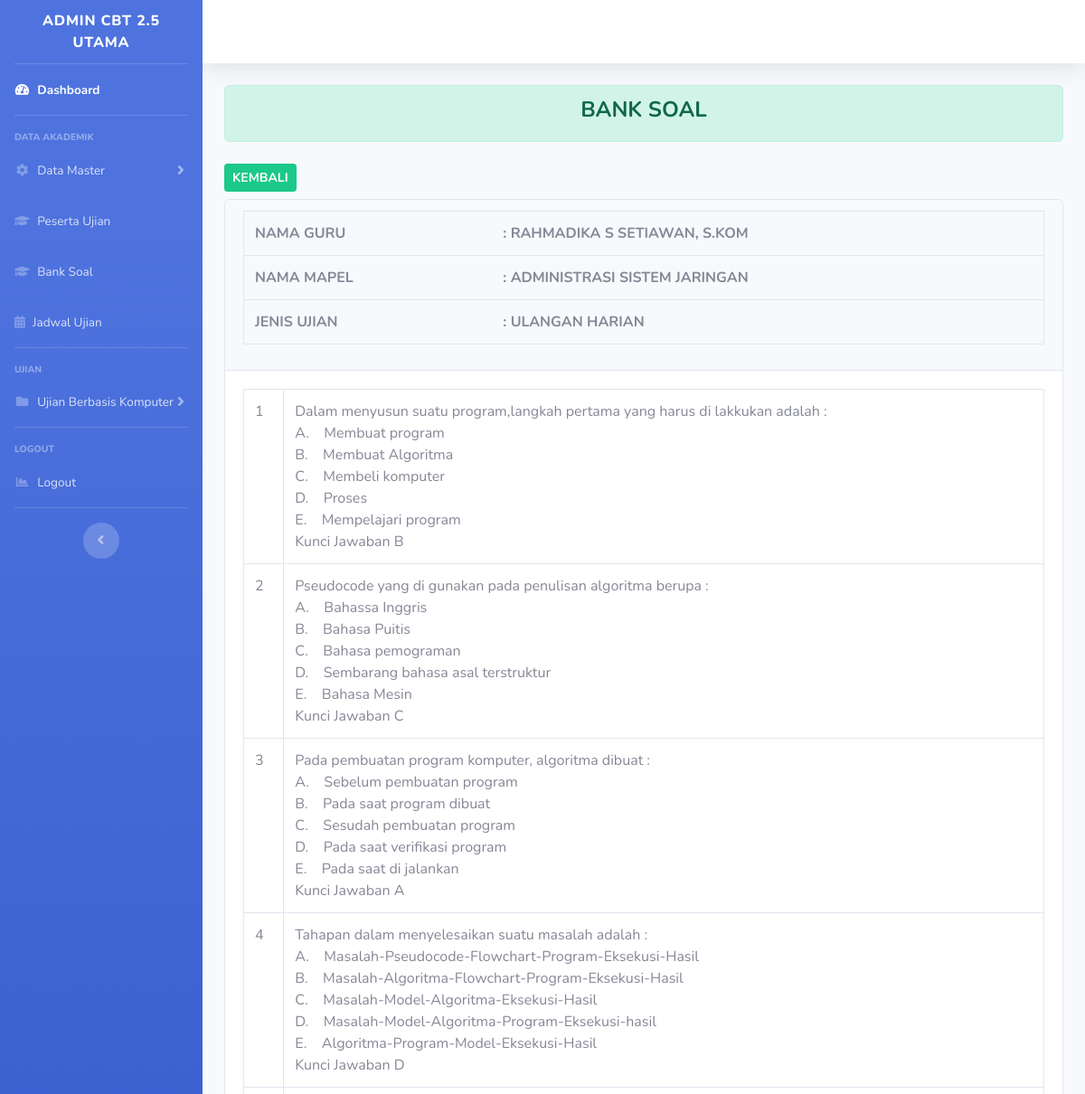
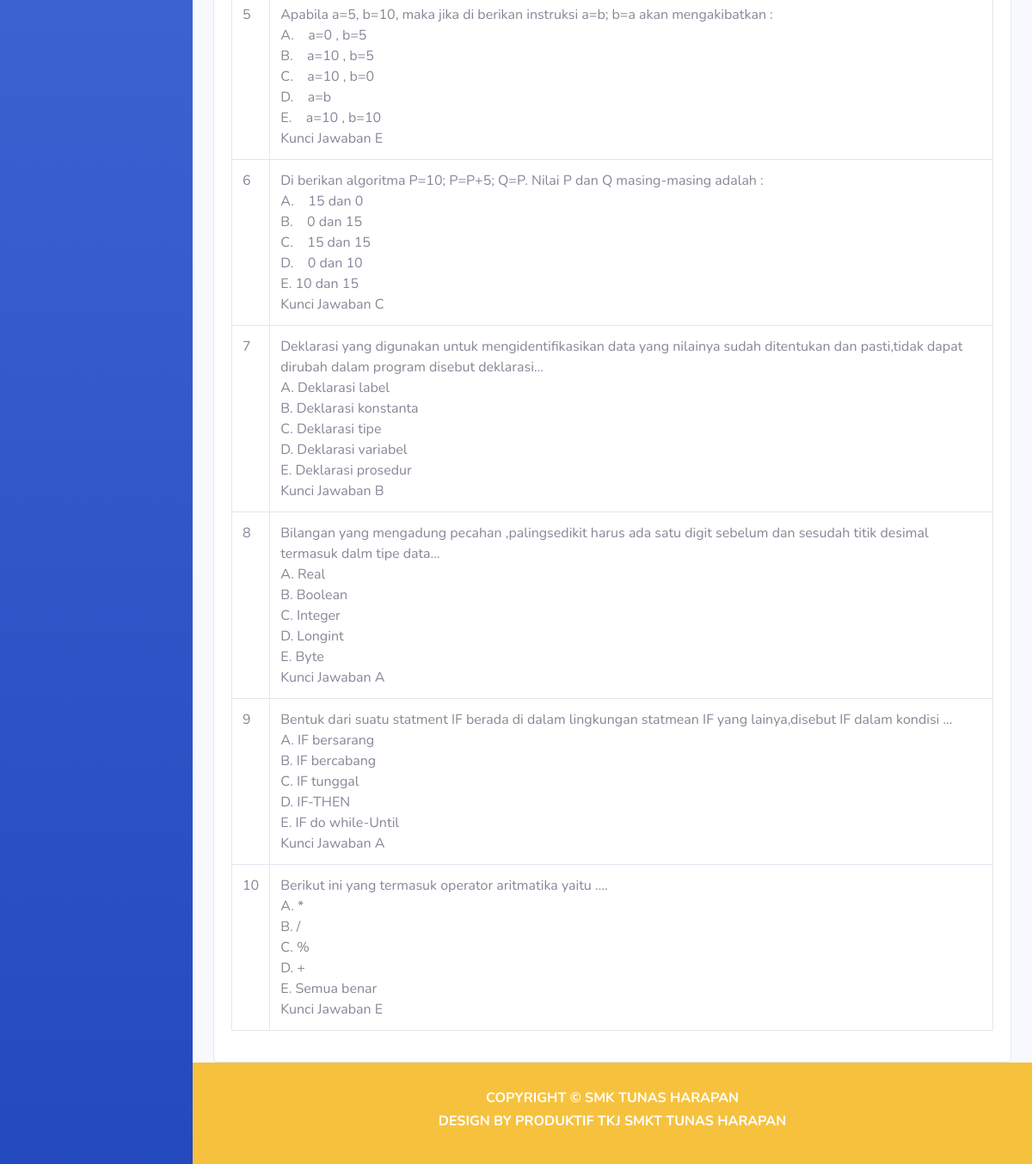
/Dashboard/detail_banksoal/1772342, run on the app's committed database (2 pictures, top to bottom).
### tables this page shows
CREATE TABLE `bank_soal` (
  `id_bank_soal` int(18) NOT NULL,
  `id_mapel` int(18) NOT NULL,
  `id_guru` int(11) NOT NULL,
  `nama_ujian` varchar(128) NOT NULL,
  `status` varchar(32) NOT NULL,
  `time` timestamp NOT NULL DEFAULT current_timestamp() ON UPDATE current_timestamp()
);

CREATE TABLE `a_guru` (
  `id_guru` int(18) NOT NULL,
  `nama_guru` varchar(512) NOT NULL,
  `jenis_guru` varchar(16) NOT NULL
);

CREATE TABLE `a_mapel` (
  `id_mapel` int(18) NOT NULL,
  `nama_mapel` varchar(255) NOT NULL,
  `jurusan` varchar(16) NOT NULL
);

CREATE TABLE `soal` (
  `id_bank_soal` int(18) NOT NULL,
  `soal` varchar(1024) NOT NULL,
  `pilA` varchar(1024) NOT NULL,
  `pilB` varchar(1024) NOT NULL,
  `pilC` varchar(1024) NOT NULL,
  `pilD` varchar(1024) NOT NULL,
  `pilE` varchar(1024) NOT NULL,
  `kunci` varchar(1024) NOT NULL
);

### application/controllers/Dashboard.php (called while the page is built, shortened)
<?php
class Dashboard extends CI_Controller
{
    function __construct()
    {
        $this->load->model('Model_jurusan');
    }
    public function detail_banksoal($id_bank_soal)
    {
        $isi['header'] = $this->Model_bankSoal->header_bankSoal($id_bank_soal);
        $isi['data_soal'] = $this->Model_bankSoal->dataSoal_bankSoal($id_bank_soal);
        $isi['content'] = 'bank_soal/tampilan_detail_bank_soal';
        $this->load->view('templates/header');
        $this->load->view('tampilan_dashboard', $isi);
        $this->load->view('templates/footer');
    }
}

### index.php (called while the page is built, shortened)
<?php
require_once BASEPATH.'core/CodeIgniter.php';

### application/models/Model_bankSoal.php (called while the page is built, shortened)
<?php
class Model_bankSoal extends CI_Model
{
    function header_bankSoal($id_bank_soal)
    {
        $sql = "SELECT bank_soal.id_bank_soal,a_guru.nama_guru,a_mapel.nama_mapel,bank_soal.nama_ujian FROM `soal`
                INNER JOIN bank_soal
                ON soal.id_bank_soal=bank_soal.id_bank_soal
                INNER JOIN a_guru
                ON bank_soal.id_guru=a_guru.id_guru
                INNER JOIN a_mapel
                ON bank_soal.id_mapel=a_mapel.id_mapel
                WHERE bank_soal.id_bank_soal='$id_bank_soal'
                GROUP BY bank_soal.id_bank_soal;";
        $query = $this->db->query($sql);
        return $query->row_array();
    }
    function dataSoal_bankSoal($id_bank_soal)
    {
        $sql = "SELECT soal.id_bank_soal,soal.soal,soal.pilA,soal.pilB,soal.pilC,soal.pilD,soal.pilE,soal.kunci FROM `soal`
                INNER JOIN bank_soal
                ON soal.id_bank_soal=bank_soal.id_bank_soal
                INNER JOIN a_guru
                ON bank_soal.id_guru=a_guru.id_guru
                INNER JOIN a_mapel
                ON bank_soal.id_mapel=a_mapel.id_mapel
                WHERE bank_soal.id_bank_soal='$id_bank_soal';";
        $query = $this->db->query($sql);
        return $query->result_array();
    }
}

### application/views/bank_soal/tampilan_detail_bank_soal.php (the view)
<div class="alert alert-success" role="alert">
    <h4 class="text-center font-weight-bold text-uppercase">bank soal</h4>
</div>
<a class="btn btn-success btn-sm mt-2 mb-2 text-uppercase font-weight-bold text-white" href="<?= base_url() ?>Dashboard/bank_soal">kembali</a>
<div class="row">
    <div class="col-md">
        <div class="card">
            <div class="card-header">
                <table class="table border">
                    <tbody>
                        <tr>
                            <td class="font-weight-bold text-uppercase">Nama Guru</td>
                            <td class="font-weight-bold text-uppercase"> : <?= $header['nama_guru'] ?></td>
                        </tr>
                        <tr>
                            <td class="font-weight-bold text-uppercase">Nama Mapel</td>
                            <td class="font-weight-bold text-uppercase"> : <?= $header['nama_mapel'] ?></td>
                        </tr>
                        <tr>
                            <td class="font-weight-bold text-uppercase">Jenis Ujian</td>
                            <td class="font-weight-bold text-uppercase"> : <?= $header['nama_ujian'] ?></td>
                        </tr>
                    </tbody>
                </table>
            </div>
            <div class="card-body">
                <table class="table table-bordered">
                    <tbody>
                        <tr>
                            <?php
                            $no = 1;
                            foreach ($data_soal as $row) {
                            ?>
                                <td><?php echo $no++; ?></td>
                                <td class="">
                                    <?= $row['soal'] ?><br>
                                    A. <?= $row['pilA'] ?><br>
                                    B. <?= $row['pilB'] ?><br>
                                    C. <?= $row['pilC'] ?><br>
                                    D. <?= $row['pilD'] ?><br>
                                    E. <?= $row['pilE'] ?><br>
                                    Kunci Jawaban <?= $row['kunci'] ?><br>
                                </td>
                        </tr>
                    <?php } ?>
                    </tbody>
                </table>
            </div>
        </div>
    </div>
</div>

### data on the page
bank_soal: id_guru.nama_guru "RAHMADIKA S SETIAWAN, S.KOM", id_mapel.nama_mapel "ADMINISTRASI SISTEM JARINGAN", nama_ujian "ULANGAN HARIAN"
soal: soal "Dalam menyusun suatu program,langkah pertama yang harus di lakkukan adalah :", pilA "Membuat program", pilB "Membuat Algoritma", pilC "Membeli komputer", pilD "Proses", pilE "Mempelajari program", kunci "B"
soal: soal "Pseudocode yang di gunakan pada penulisan algoritma berupa :", pilA "Bahassa Inggris", pilB "Bahasa Puitis", pilC "Bahasa pemograman", pilD "Sembarang bahasa asal terstruktur", pilE "Bahasa Mesin", kunci "C"
soal: soal "Pada pembuatan program komputer, algoritma dibuat :", pilA "Sebelum pembuatan program", pilB "Pada saat program dibuat", pilC "Sesudah pembuatan program", pilD "Pada saat verifikasi program", pilE "Pada saat di jalankan", kunci "A"
soal: soal "Tahapan dalam menyelesaikan suatu masalah adalah :", pilA "Masalah-Pseudocode-Flowchart-Program-Eksekusi-Hasil", pilB "Masalah-Algoritma-Flowchart-Program-Eksekusi-Hasil", pilC "Masalah-Model-Algoritma-Eksekusi-Hasil", pilD "Masalah-Model-Algoritma-Program-Eksekusi-hasil", pilE "Algoritma-Program-Model-Eksekusi-Hasil", kunci "D"
soal: soal "Apabila a=5, b=10, maka jika di berikan instruksi a=b; b=a akan mengakibatkan :", pilA "a=0 , b=5", pilB "a=10 , b=5", pilC "a=10 , b=0", pilD "a=b", pilE "a=10 , b=10", kunci "E"
soal: soal "Di berikan algoritma P=10; P=P+5; Q=P. Nilai P dan Q masing-masing adalah :", pilA "15 dan 0", pilB "0 dan 15", pilC "15 dan 15", pilD "0 dan 10", pilE "10 dan 15", kunci "C"
soal: soal "Deklarasi yang digunakan untuk mengidentifikasikan data yang nilainya sudah ditentukan dan pasti,tidak dapat dirubah dalam program disebut deklarasi...", pilA "Deklarasi label", pilB "Deklarasi konstanta", pilC "Deklarasi tipe", pilD "Deklarasi variabel", pilE "Deklarasi prosedur", kunci "B"
soal: soal "Bilangan yang mengadung pecahan ,palingsedikit harus ada satu digit sebelum dan sesudah titik desimal termasuk dalm tipe data...", pilA "Real", pilB "Boolean", pilC "Integer", pilD "Longint", pilE "Byte", kunci "A"
soal: soal "Bentuk dari suatu statment IF berada di dalam lingkungan statmean IF yang lainya,disebut IF dalam kondisi ...", pilA "IF bersarang", pilB "IF bercabang", pilC "IF tunggal", pilD "IF-THEN", pilE "IF do while-Until", kunci "A"
soal: soal "Berikut ini yang termasuk operator aritmatika yaitu ….", pilA "*", pilB "/", pilC "%", pilD "+", pilE "Semua benar", kunci "E"
